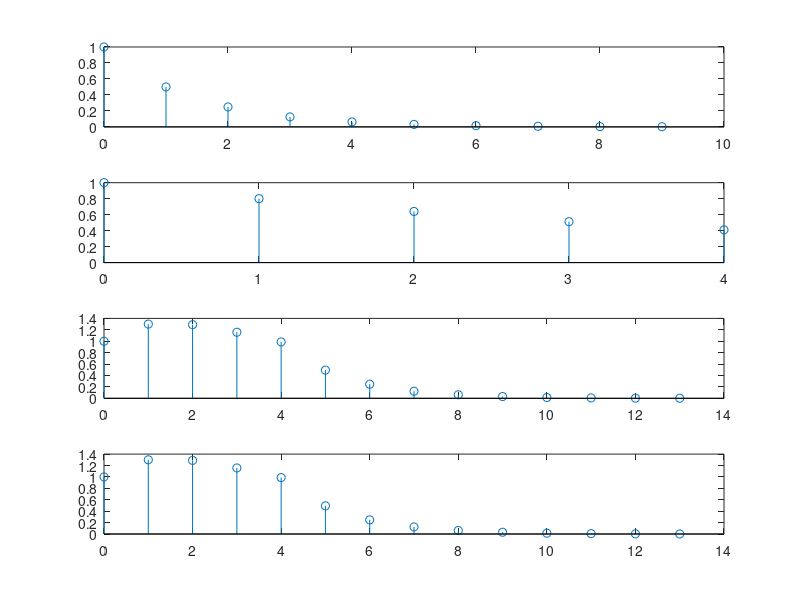

The MATLAB script that drew this image:
% Praktikum1b.m
% Tentukan output dari y(n), dimana 0 < n < 10 dari system LTI dengan
% input (x(n) = (0.8) ^ n) [u(n)-u(n-5)] dengan 
% impulse response h(n)= ((0.5)^n) [u(n)-u(n-10)]

clear all; close all; clc;

for n = 1:10
    n1(n) = n-1;
    h(n) = (0.5)^n1(n);
end

for n = 1:5
    n2(n) = n-1;
    x(n) = (0.8)^n2(n);
end

y1 = conv (h,x);
y2 = conv (x,h);

n3 = length(n1)+length(n2)-1;
n4 = 0:n3-1;

subplot(4,1,1); stem(n1,h);
subplot(4,1,2); stem(n2,x);
subplot(4,1,3); stem(n4,y1);
subplot(4,1,4); stem(n4,y2);